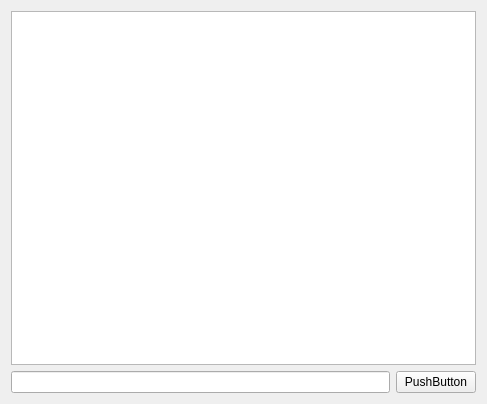
<?xml version="1.0" encoding="UTF-8"?>
<ui version="4.0">
 <class>TCP_server</class>
 <widget class="QWidget" name="TCP_server">
  <property name="geometry">
   <rect>
    <x>0</x>
    <y>0</y>
    <width>487</width>
    <height>404</height>
   </rect>
  </property>
  <property name="windowTitle">
   <string>TCP_server</string>
  </property>
  <layout class="QHBoxLayout" name="horizontalLayout_2">
   <item>
    <layout class="QVBoxLayout" name="verticalLayout">
     <item>
      <widget class="QListWidget" name="server_list_view"/>
     </item>
     <item>
      <layout class="QHBoxLayout" name="horizontalLayout">
       <item>
        <widget class="QLineEdit" name="send_edit"/>
       </item>
       <item>
        <widget class="QPushButton" name="send_Button">
         <property name="text">
          <string>PushButton</string>
         </property>
        </widget>
       </item>
      </layout>
     </item>
    </layout>
   </item>
  </layout>
 </widget>
 <resources/>
 <connections/>
</ui>
